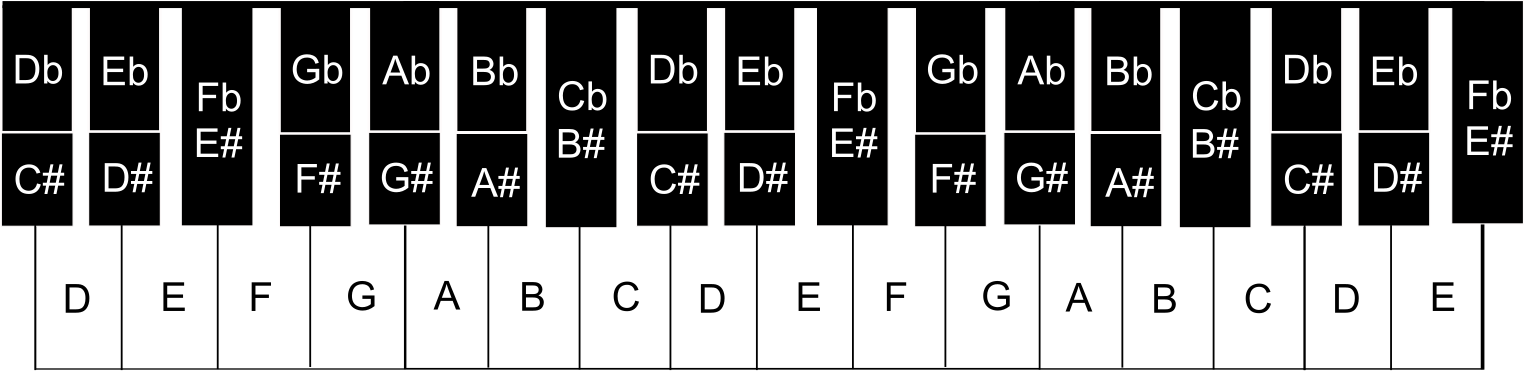
#> input picture giant_steps/animation/melody_keyboard.png, 1524 x 371 px
$ python chord_animations.py
#> lines starting #> are read from the running program, lines starting #| are printed output that depends on the picture
import matplotlib.pyplot as plt
from matplotlib.animation import FuncAnimation
from chord_coords import *

img = plt.imread("melody_keyboard.png")
#> img is the input picture: shape (371, 1524, 4) float32; mean R, G, B, A 0.512, 0.512, 0.512, 0.975
fig, ax = plt.subplots()
ax.imshow(img)

p=plt.plot(0,0,'o',color='red',ms=15.)[0]
plt.axis('off')
f=int(chord_cumulative[-1]/.12)

def update(n):
#> called with n = 0
    t=(n%f)*.12
    def i_index(t):
#> called with t = 0
        for i in range(len(chord_cumulative)):
            if chord_cumulative[i] > t:
                return i
        else:
            return 0
    i=i_index(t)
    print(i)
    x=[]
    y=[]
    for j in range(len(chord_list[i])):
        xi=chord_list[i][j][0]
        yi=chord_list[i][j][1]
        x.append(xi)
        y.append(yi)
    p.set_xdata(x)
    p.set_ydata(y)

print(f)

anim = FuncAnimation(fig, update, frames=range(f),interval=120)
anim.save('gs_chords.gif', dpi=100, writer='imagemagick')
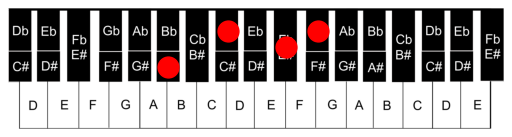
#> figure drawn by matplotlib, 1 panel
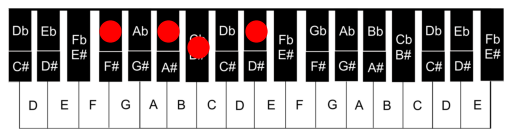
#> figure drawn by matplotlib, 1 panel
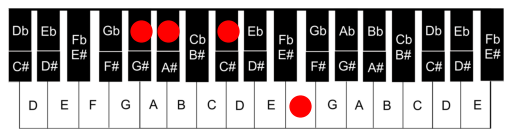
#> figure drawn by matplotlib, 1 panel
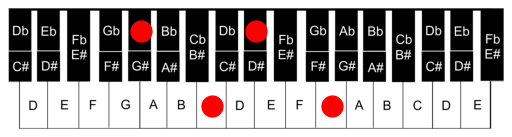
#> figure drawn by matplotlib, 1 panel
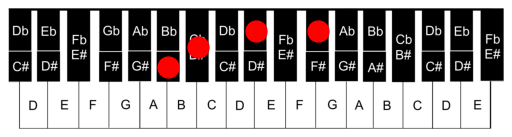
#> figure drawn by matplotlib, 1 panel
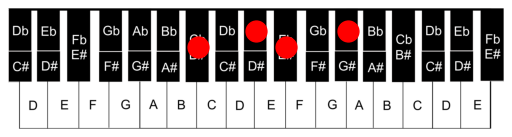
#> figure drawn by matplotlib, 1 panel
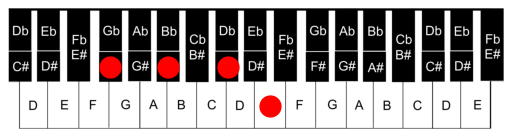
#> figure drawn by matplotlib, 1 panel
#> (the run stopped early here; a loop or call above may not have finished)
